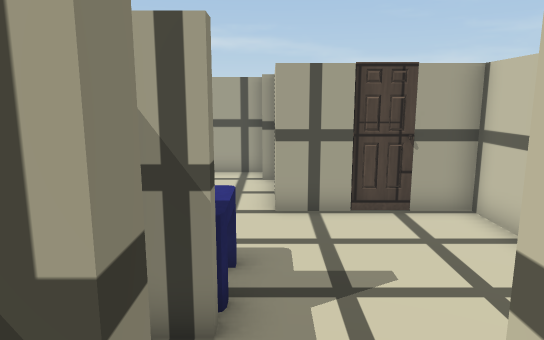
View 1 (above)

13 first-person views from a walk through a 3-D level made in the Unity game engine. The camera is 1.3 m above the floor, tilts 10° down and sees 70° across. The floor is counted in squares, 0.5 m on a side. Each view is taken from the middle of a square. On the plan, view 1 faces up. The plan holds only what a view shows up to about 20 squares ahead; the rest is blank. Surface patterns are stand-ins for the level's own textures.

View 2
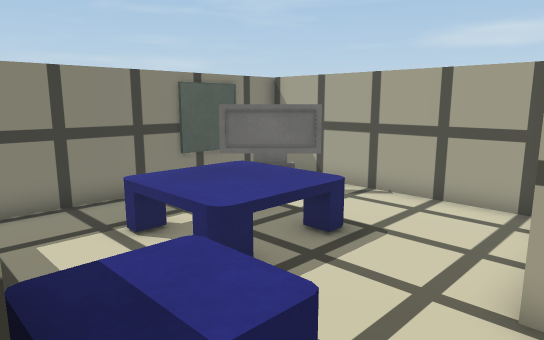

View 3
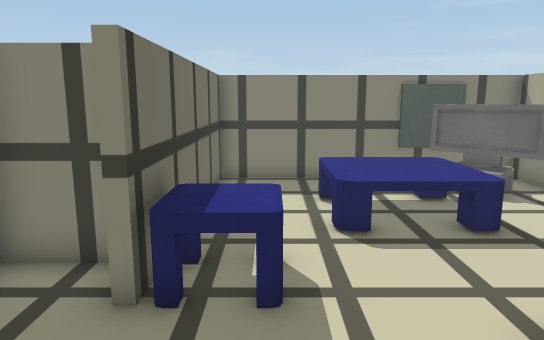

View 4
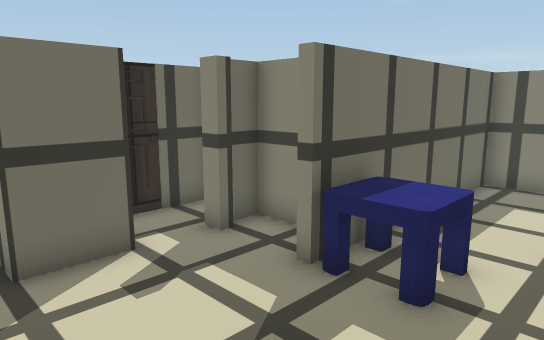

View 5
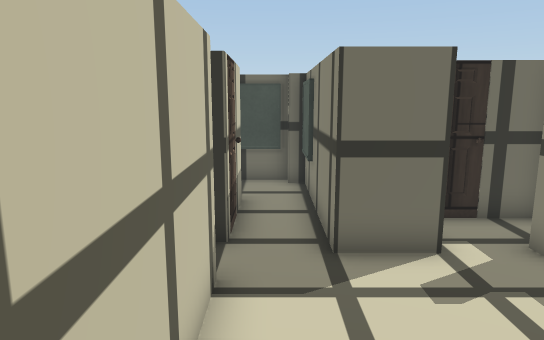

View 6
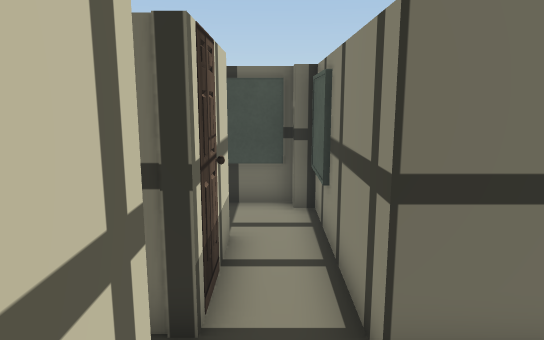

View 7
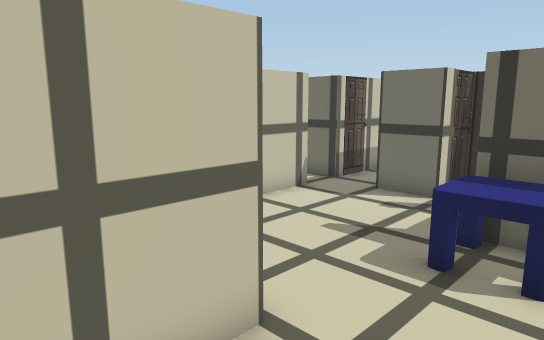

View 8
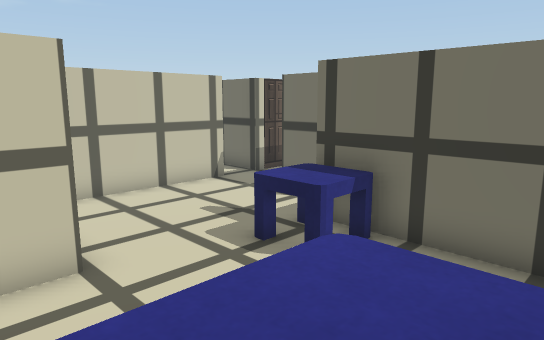

View 9
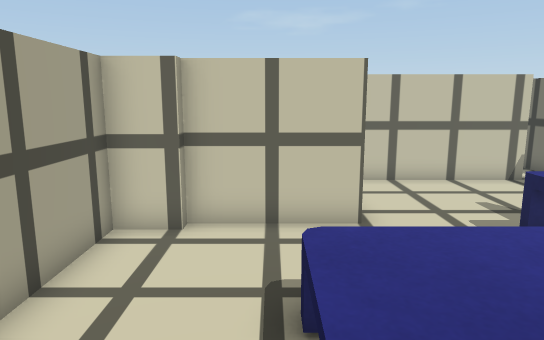

View 10
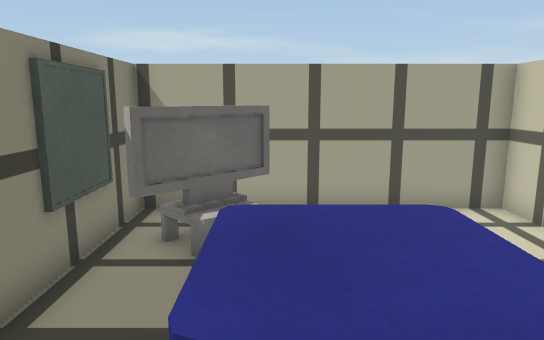

View 11
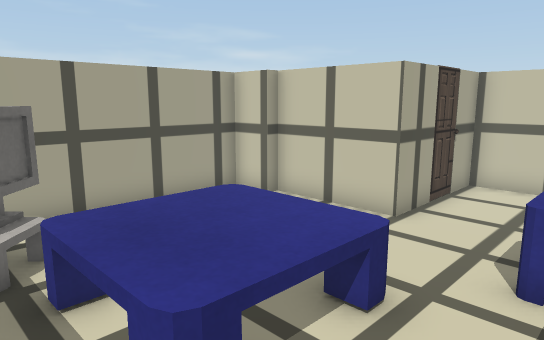

View 12
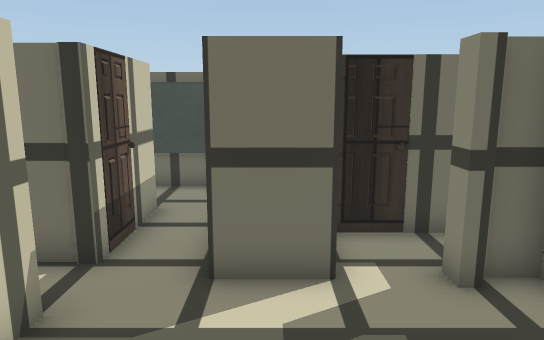

View 13
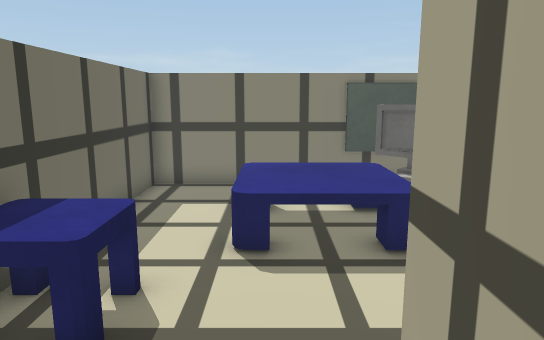

### Floor plan
Key: @ floor where view 1 was taken; # wall or solid block; . floor; O other object.
Columns run from 9 left of view 1 to 6 right of it. Each row starts with its distance up from view 1.
 14 ##########
 13 #.O......#
 12 #OO......#
 11 #........#
 10 #..OOO...#
  9 #..OOO...######
  8 #..OOO........#
  7 #.............#
  6 #......OO.....#
  5 #......OO.....#
  4 #########.....#
  3        #......#
  2        ##.###.#
  1        ##.###.#
  0         #@###.#
 -1         # ###.#
 -2             #.#
 -3             #..
 -4             #..
 -5             ####

Positions as (right, up) in squares from view 1, and headings:
1: (0, 0), facing up
2: (1, 4), facing up-left
3: (4, 6), facing left
4: (4, 8), facing down-left
5: (4, 8), facing down
6: (4, 5), facing down
7: (-3, 12), facing down-right
8: (-6, 11), facing down-right
9: (-8, 11), facing right
10: (-6, 5), facing up
11: (-8, 5), facing up-right
12: (2, 7), facing down
13: (3, 8), facing left
